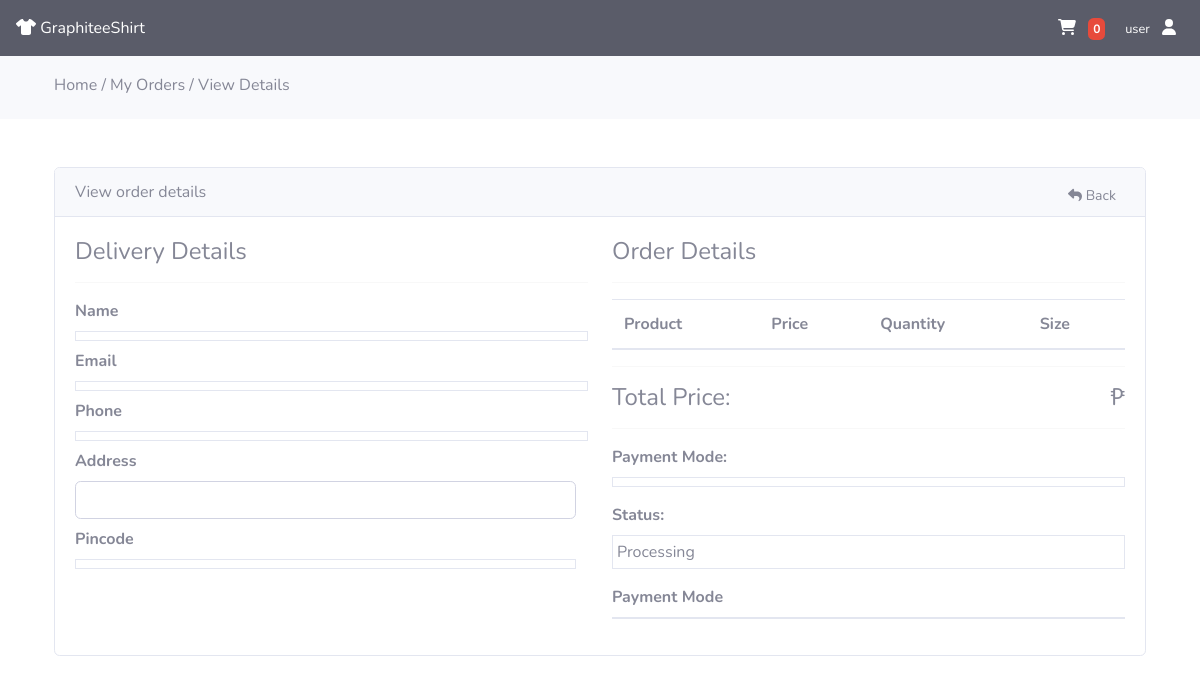
The app's page /view-order.php?t=GraphShirt93575 (signed in), older data.
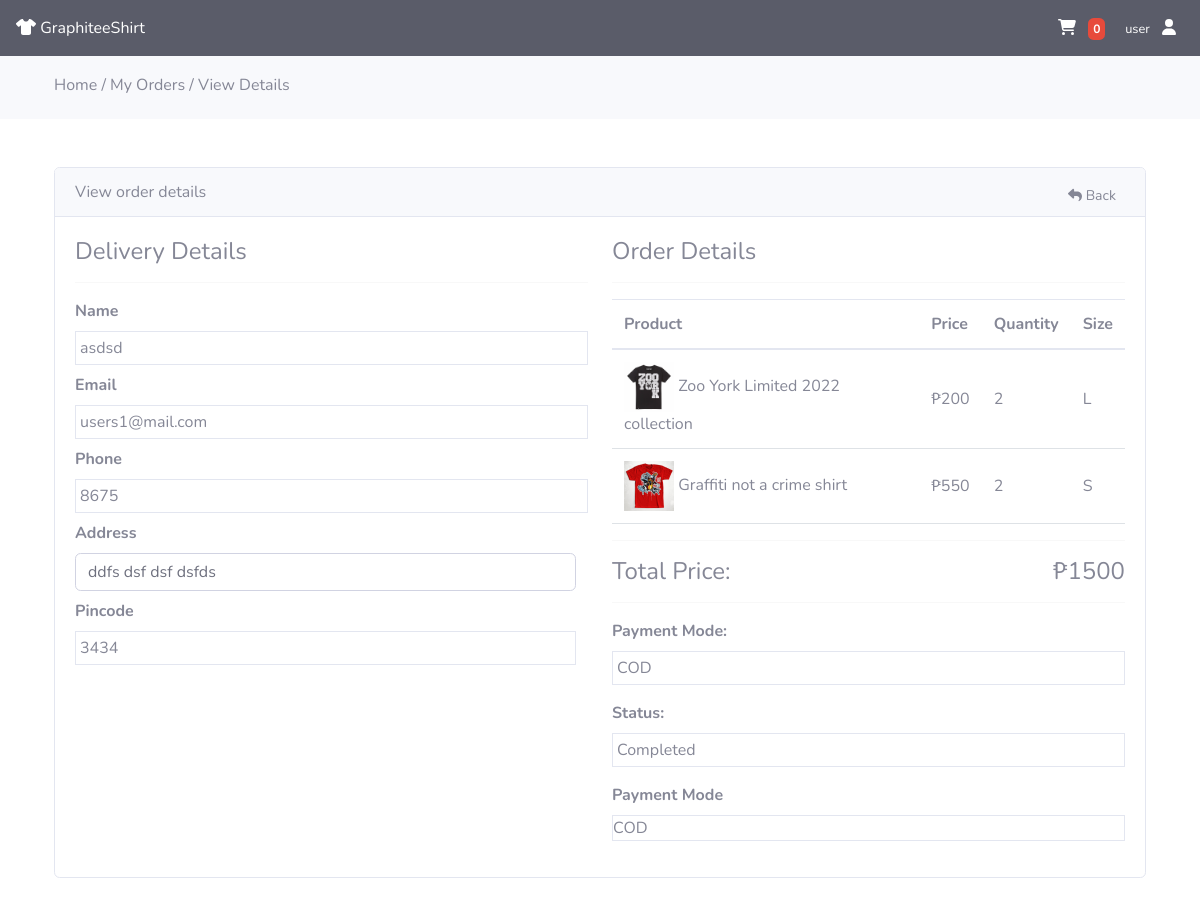
The same page, newer data.
### tables this page shows
CREATE TABLE `orders` (
  `id` int(11) NOT NULL,
  `tracking_id` varchar(255) NOT NULL,
  `user_id` int(255) NOT NULL,
  `name` varchar(255) NOT NULL,
  `email` varchar(255) NOT NULL,
  `phone` varchar(255) NOT NULL,
  `address` mediumtext NOT NULL,
  `pincode` int(255) NOT NULL,
  `total_price` int(255) NOT NULL,
  `payment_mode` varchar(255) NOT NULL,
  `payment_id` varchar(255) DEFAULT NULL,
  `status` tinyint(4) NOT NULL DEFAULT 0,
  `comments` varchar(255) DEFAULT NULL,
  `proof_of_payment` varchar(250) DEFAULT NULL,
  `created_at` timestamp NOT NULL DEFAULT current_timestamp()
);

CREATE TABLE `products` (
  `id` int(11) NOT NULL,
  `code` varchar(50) DEFAULT NULL,
  `name` varchar(255) NOT NULL,
  `size` varchar(10) NOT NULL DEFAULT 'S',
  `color` varchar(50) NOT NULL DEFAULT 'black',
  `slug` varchar(255) NOT NULL,
  `image` varchar(255) NOT NULL,
  `description` text NOT NULL,
  `price` int(11) NOT NULL,
  `quantity` int(11) NOT NULL,
  `max_quantity` int(11) NOT NULL DEFAULT 20
);

CREATE TABLE `order_items` (
  `id` int(11) NOT NULL,
  `order_id` int(255) NOT NULL,
  `prod_id` int(255) NOT NULL,
  `qty` int(255) NOT NULL,
  `price` int(255) NOT NULL,
  `created_at` timestamp NOT NULL DEFAULT current_timestamp(),
  `size` varchar(255) NOT NULL
);

### classes/connectiondb.php (called while the page is built, shortened)
<?php
class connection
{
    protected function connect()
    {
        try {
            $servername = "localhost";
            $username = "root";
            $password = "";
            $conn = new PDO("mysql:host=$servername;dbname=ooplogin", $username, $password);
            $conn->setAttribute(PDO::ATTR_ERRMODE, PDO::ERRMODE_EXCEPTION);
            return $conn;
        } catch (PDOException $e) {
            echo "Connection failed: " . $e->getMessage();
            die();
        }
    }
}

### classes/model.php (called while the page is built, shortened)
<?php
    class Model extends connection{
        public function fetch($sql)
        {
            $stmt = $this->connect()->prepare($sql);
            $stmt->execute();
            $data = $stmt->fetch(PDO::FETCH_ASSOC);
            return $data;
        }
    }

### classes/viewproductModel.php (called while the page is built, shortened)
<?php
class viewproducts extends connection
{
    function checkTracking($tracking_no)
    {
        $userId = $_SESSION['userid'];
        $sql = "SELECT * FROM orders WHERE tracking_id ='$tracking_no' AND user_id = '$userId'";
        $stmt = $this->connect()->prepare($sql);
        $stmt->execute();
        return $stmt;
    }
    function displayOrder($tracking_no)
    {
        $userId = $_SESSION['userid'];
        $sql = "SELECT o.id AS oid, o.tracking_id,o.user_id, oi.*,p.* FROM orders o, order_items oi, products p WHERE o.user_id = '$userId' AND
        oi.order_id=o.id AND p.id=oi.prod_id AND o.tracking_id='$tracking_no'";
        $stmt = $this->connect()->prepare($sql);
        $stmt->execute();
        return $stmt;
    }
}

### view-order.php (the view, shortened to what the changed rows need)
<?php
include "classes/connectiondb.php";
include "classes/viewproductModel.php";
include "classes/model.php";
if (isset($_GET['t'])) {
    $tracking_no = $_GET['t'];
    $checkTrackingID = new viewproducts();
    $result = $checkTrackingID->checkTracking($tracking_no);
?>
    <?php
} else {
    ?>
    <h4>Something went wrong</h4>
<?php
    die();
}
$data = $result->fetchAll(PDO::FETCH_ASSOC);
    $model = new Model();
    $account = $model->fetch("SELECT * FROM accounts where id = 1");
?>
<!DOCTYPE html>
<html lang="en">
<head>
    <link href="https://cdn.jsdelivr.net/npm/bootstrap@5.2.0/dist/css/bootstrap.min.css" rel="stylesheet">
    <link href="vendors/fontawesome-free/css/all.min.css" rel="stylesheet" type="text/css">
    <link href="dashboard/css/sb-admin-2.min.css" rel="stylesheet">
    <link href="vendors/datatables/dataTables.bootstrap4.min.css" rel="stylesheet">
    <link rel="stylesheet" href="https://cdnjs.cloudflare.com/ajax/libs/font-awesome/6.1.2/css/all.min.css">
    <link rel="stylesheet" href="//cdn.jsdelivr.net/npm/alertifyjs@1.13.1/build/css/alertify.min.css" />
</head>
<body>
    <div class="row">
        <div class="py-5">
            <div class="container">
                <div class="card">
                    <div class="row">
                        <div class="col-md-12">
                            <div class="card-body">
                                <div class="row">
                                    <div class="col-md-6">
                                        <div class="row">
                                            <div class="col-md-12 mb-2">
                                                <label class="fw-bold">Name</label>
                                                <div class="border p-1">
                                                    <?= $data[0]["name"]; ?>
                                                </div>
                                            </div>
                                            <div class="col-md-12 mb-2">
                                                <label class="fw-bold">Email</label>
                                                <div class="border p-1">
                                                    <?= $data[0]["email"]; ?>
                                                </div>
                                            </div>
                                            <div class="col-md-12 mb-2">
                                                <label class="fw-bold">Phone</label>
                                                <div class="border p-1">
                                                    <?= $data[0]["phone"]; ?>
                                                </div>
                                            </div>
                                    <form action="includes/uploadPayment.php" method="POST" enctype="multipart/form-data" onsubmit="addsuccess()" style="padding-left:0;">
                                            <div class="col-md-12 mb-2">
                                                <label class="fw-bold">Address</label>
                                                <input type="text" name="address" value="<?= $data[0]["address"]; ?>" class="form-control" required>
                                            </div>
                                            <div class="col-md-12 mb-2">
                                                <label class="fw-bold">Pincode</label>
                                                <div class="border p-1">
                                                    <?= $data[0]["pincode"]; ?>
                                                </div>
                                            </div>
                                        </div>
                                    </div>
                                    <div class="col-md-6">
                                        <h4>Order Details</h4>
                                        <hr>
                                        <table class="table">
                                            <thead>
                                                <tr>
                                                    <th>Product</th>
                                                    <th>Price</th>
                                                    <th>Quantity</th>
                                                    <th>Size</th>
                                                </tr>
                                            </thead>
                                            <tbody>
                                                <?php
                                                $order = new viewproducts();
                                                $orderItems = $order->displayOrder($tracking_no);
                                                if ($orderItems->rowCount() > 0) {
                                                    foreach ($orderItems as $items) {
                                                ?>
                                                        <tr>
                                                            <td class="align-middle">
                                                                <img src="uploads/<?= $items['image']; ?>" width="50px" height="50px" alt="<?= $items['name']; ?>">
                                                                <?= $items['name']; ?>
                                                            </td>
                                                            <td class="align-middle">
                                                                ₱<?= $items['price']; ?>
                                                            </td>
                                                            <td class="align-middle">
                                                                <?= $items['qty']; ?>
                                                            </td>
                                                            <td class="align-middle">
                                                                <?= $items['size']; ?>
                                                            </td>
                                                        </tr>
                                                <?php
                                                    }
                                                }
                                                ?>
                                            </tbody>
                                        </table>
                                        <hr>
                                        <h4>Total Price: <span class="float-end">₱<?= $data[0]['total_price']; ?></span></h4>
                                        <hr>
                                        <label class="fw-bold">Payment Mode:</label>
                                        <div class="border p-1 mb-3">
                                            <?= $data[0]['payment_mode']; ?>
                                        </div>
                                        <label class="fw-bold">Status:</label>
                                        <div class="border p-1 mb-3">
                                            <?php
                                            if ($data[0]['status'] == 0) {
                                                echo "Processing";
                                            } else if ($data[0]['status'] == 1) {
                                                echo "Completed";
                                            } else if ($data[0]['status'] == 2) {
                                                echo "Cancelled ";
                                            }
                                            ?>
                                        </div>
                                        <label class="fw-bold">Payment Mode</label>
                                        <div class="border mb-3">
                                            <?= $data[0]["payment_mode"]; ?>
                                        </div>
                                    </div>
                                </div>
                            </div>
                        </div>
                    </div>
                </div>
            </div>
        </div>
</body>
</html>

Row changes from the older to the newer data that the page shows:
added orders: name "asdsd", email "users1@mail.com", phone "8675", address "ddfs dsf dsf dsfds", pincode "3434", products.image (picture), products.name "Zoo York Limited 2022 collection", products.price "200", order_items.qty "2", products.size "L", products.name "Graffiti not a crime shirt", products.price "550", products.size "S", total_price "1500", payment_mode "COD"
Text that changed along with them:
text no longer shown: "Processing"
text now shown: "Completed"
